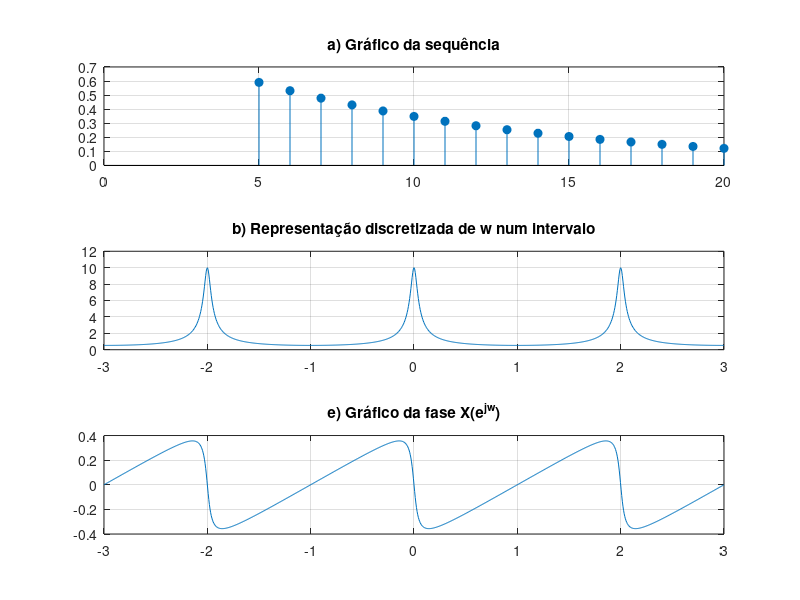

This chart was generated by the following MATLAB code:
clc, clear, close all
%% a)
x=@(n)(n>=0).*(9/10).^n;
n=5:20;
subplot(3,1,1);
stem(n,x(n),'filled'), title("a) Gráfico da sequência"), grid
%% b)
X=@(w,alfa)1./(1-alfa*exp(-1i*w)); % x != X
w=linspace(-3*pi,3*pi,1001);
subplot(3,1,2);
plot(w/pi, abs(X(w,9/10))), title("b) Representação discretizada de w num intervalo"), grid
%% c)
X(0,9/10)
X(pi,9/10)
%% d) 
subplot(3,1,3);
plot(w/pi, angle(X(w,9/10))/pi), title("e) Gráfico da fase X(e^j^w)"), grid
